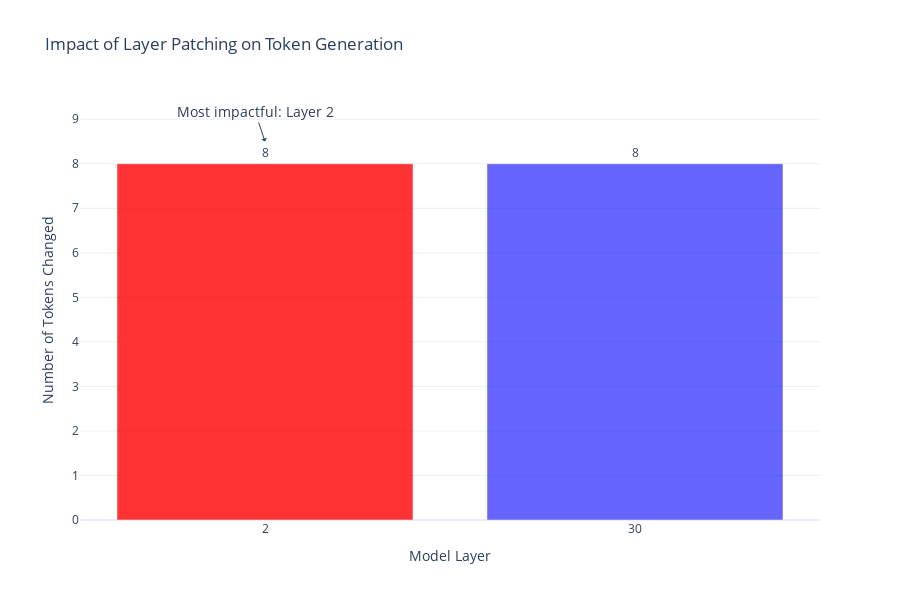
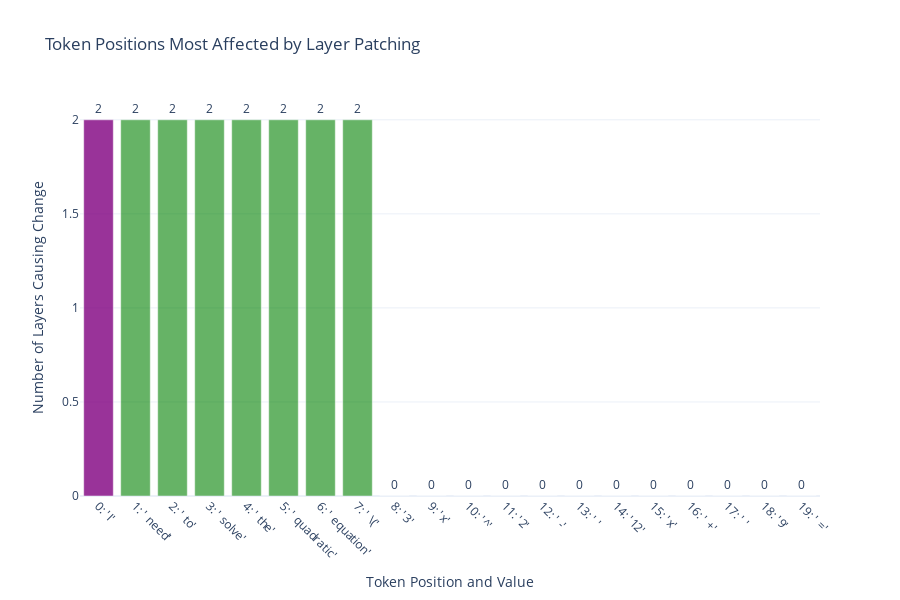
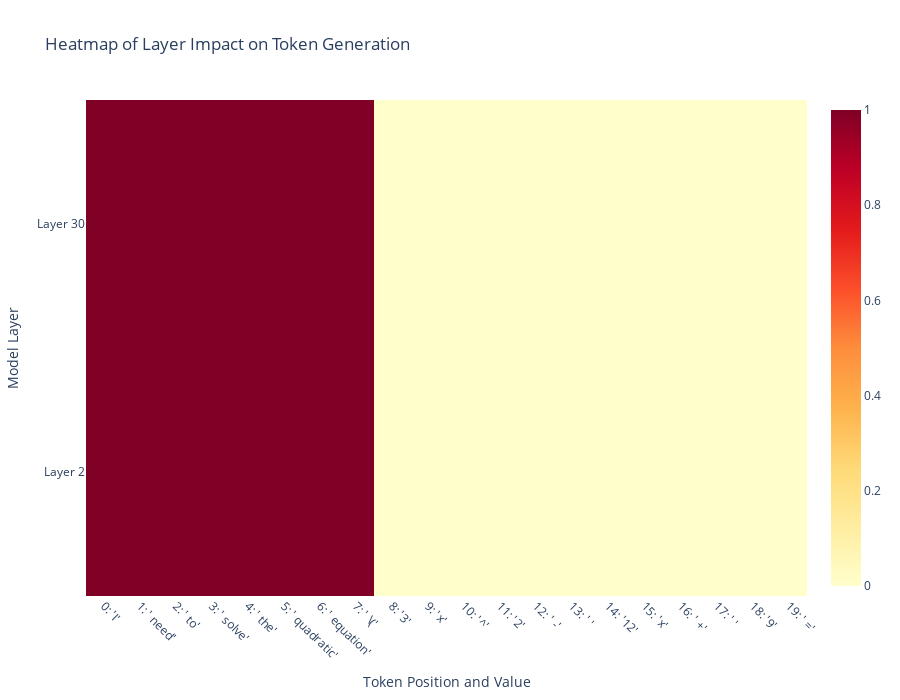

These figures' notebook cell, in order:
### Code cell
results = example_patching_analysis(model, tokenizer)

### Figure 1 — Plotly figure (JSON) as saved in the notebook; plotly's stock layout.template omitted (floating-point values rounded to 4 significant figures)
{"data": [{"hovertemplate": "Layer %{x}<br>Changed %{y} tokens<extra></extra>", "marker": {"color": ["rgba(255, 0, 0, 0.8)", "rgba(0, 0, 255, 0.6)"]}, "text": ["8", "8"], "textposition": "outside", "type": "bar", "x": [2, 30], "y": [8, 8]}], "layout": {"annotations": [{"arrowhead": 1, "font": {"size": 14}, "showarrow": true, "text": "Most impactful: Layer 2", "x": 2, "y": 8.5}], "height": 600, "hoverlabel": {"bgcolor": "white", "font": {"size": 12}}, "title": {"text": "Impact of Layer Patching on Token Generation"}, "xaxis": {"tickmode": "array", "tickvals": [2, 30], "title": {"text": "Model Layer"}}, "yaxis": {"title": {"text": "Number of Tokens Changed"}}}}

### Figure 2 — Plotly figure (JSON) as saved in the notebook; plotly's stock layout.template omitted (floating-point values rounded to 4 significant figures)
{"data": [{"hovertemplate": "%{hovertext}<br>Changed by %{y} layers<extra></extra>", "hovertext": ["Position: 0<br>Token: 'I'<br>Context:  equation: 3x^2 - 12x + 9 = 0<｜Assistant｜><think>\n...", "Position: 1<br>Token: ' need'<br>Context: equation: 3x^2 - 12x + 9 = 0<｜Assistant｜><think>\nI...", "Position: 2<br>Token: ' to'<br>Context: ion: 3x^2 - 12x + 9 = 0<｜Assistant｜><think>\nI need...", "Position: 3<br>Token: ' solve'<br>Context: : 3x^2 - 12x + 9 = 0<｜Assistant｜><think>\nI need to...", "Position: 4<br>Token: ' the'<br>Context:  - 12x + 9 = 0<｜Assistant｜><think>\nI need to solve...", "Position: 5<br>Token: ' quadratic'<br>Context: 2x + 9 = 0<｜Assistant｜><think>\nI need to solve the...", "Position: 6<br>Token: ' equation'<br>Context: <｜Assistant｜><think>\nI need to solve the quadratic...", "Position: 7<br>Token: ' \\('<br>Context: nt｜><think>\nI need to solve the quadratic equation...", "Position: 8<br>Token: '3'<br>Context: ><think>\nI need to solve the quadratic equation \\(...", "Position: 9<br>Token: 'x'<br>Context: <think>\nI need to solve the quadratic equation \\(3...", "Position: 10<br>Token: '^'<br>Context: think>\nI need to solve the quadratic equation \\(3x...", "Position: 11<br>Token: '2'<br>Context: hink>\nI need to solve the quadratic equation \\(3x^...", "Position: 12<br>Token: ' -'<br>Context: ink>\nI need to solve the quadratic equation \\(3x^2...", "Position: 13<br>Token: ' '<br>Context: k>\nI need to solve the quadratic equation \\(3x^2 -...", "Position: 14<br>Token: '12'<br>Context: >\nI need to solve the quadratic equation \\(3x^2 - ...", "Position: 15<br>Token: 'x'<br>Context: I need to solve the quadratic equation \\(3x^2 - 12...", "Position: 16<br>Token: ' +'<br>Context:  need to solve the quadratic equation \\(3x^2 - 12x...", "Position: 17<br>Token: ' '<br>Context: eed to solve the quadratic equation \\(3x^2 - 12x +...", "Position: 18<br>Token: '9'<br>Context: ed to solve the quadratic equation \\(3x^2 - 12x + ...", "Position: 19<br>Token: ' ='<br>Context: d to solve the quadratic equation \\(3x^2 - 12x + 9..."], "marker": {"color": ["rgba(128, 0, 128, 0.8)", "rgba(0, 128, 0, 0.6)", "rgba(0, 128, 0, 0.6)", "rgba(0, 128, 0, 0.6)", "rgba(0, 128, 0, 0.6)", "rgba(0, 128, 0, 0.6)", "rgba(0, 128, 0, 0.6)", "rgba(0, 128, 0, 0.6)", "rgba(0, 128, 0, 0.6)", "rgba(0, 128, 0, 0.6)", "rgba(0, 128, 0, 0.6)", "rgba(0, 128, 0, 0.6)", "rgba(0, 128, 0, 0.6)", "rgba(0, 128, 0, 0.6)", "rgba(0, 128, 0, 0.6)", "rgba(0, 128, 0, 0.6)", "rgba(0, 128, 0, 0.6)", "rgba(0, 128, 0, 0.6)", "rgba(0, 128, 0, 0.6)", "rgba(0, 128, 0, 0.6)"]}, "text": ["2", "2", "2", "2", "2", "2", "2", "2", "0", "0", "0", "0", "0", "0", "0", "0", "0", "0", "0", "0"], "textposition": "outside", "type": "bar", "x": ["0: 'I'", "1: ' need'", "2: ' to'", "3: ' solve'", "4: ' the'", "5: ' quadratic'", "6: ' equation'", "7: ' \\('", "8: '3'", "9: 'x'", "10: '^'", "11: '2'", "12: ' -'", "13: ' '", "14: '12'", "15: 'x'", "16: ' +'", "17: ' '", "18: '9'", "19: ' ='"], "y": [2, 2, 2, 2, 2, 2, 2, 2, 0, 0, 0, 0, 0, 0, 0, 0, 0, 0, 0, 0]}], "layout": {"height": 600, "hoverlabel": {"bgcolor": "white", "font": {"size": 12}}, "title": {"text": "Token Positions Most Affected by Layer Patching"}, "xaxis": {"tickangle": 45, "title": {"text": "Token Position and Value"}}, "yaxis": {"title": {"text": "Number of Layers Causing Change"}}}}

### Figure 3 — Plotly figure (JSON) as saved in the notebook; plotly's stock layout.template omitted (floating-point values rounded to 4 significant figures)
{"data": [{"colorscale": [[0, "rgb(255,255,204)"], [0.125, "rgb(255,237,160)"], [0.25, "rgb(254,217,118)"], [0.375, "rgb(254,178,76)"], [0.5, "rgb(253,141,60)"], [0.625, "rgb(252,78,42)"], [0.75, "rgb(227,26,28)"], [0.875, "rgb(189,0,38)"], [1, "rgb(128,0,38)"]], "customdata": [["Position: 0<br>Token: 'I'<br>Context: ... equation: 3x^2 - 12x + 9 = 0<｜Assistant｜><think>\n", "Position: 1<br>Token: ' need'<br>Context: ...equation: 3x^2 - 12x + 9 = 0<｜Assistant｜><think>\nI", "Position: 2<br>Token: ' to'<br>Context: ...ion: 3x^2 - 12x + 9 = 0<｜Assistant｜><think>\nI need", "Position: 3<br>Token: ' solve'<br>Context: ...: 3x^2 - 12x + 9 = 0<｜Assistant｜><think>\nI need to", "Position: 4<br>Token: ' the'<br>Context: ... - 12x + 9 = 0<｜Assistant｜><think>\nI need to solve", "Position: 5<br>Token: ' quadratic'<br>Context: ...2x + 9 = 0<｜Assistant｜><think>\nI need to solve the", "Position: 6<br>Token: ' equation'<br>Context: ...<｜Assistant｜><think>\nI need to solve the quadratic", "Position: 7<br>Token: ' \\('<br>Context: ...nt｜><think>\nI need to solve the quadratic equation", "Position: 8<br>Token: '3'<br>Context: ...><think>\nI need to solve the quadratic equation \\(", "Position: 9<br>Token: 'x'<br>Context: ...<think>\nI need to solve the quadratic equation \\(3", "Position: 10<br>Token: '^'<br>Context: ...think>\nI need to solve the quadratic equation \\(3x", "Position: 11<br>Token: '2'<br>Context: ...hink>\nI need to solve the quadratic equation \\(3x^", "Position: 12<br>Token: ' -'<br>Context: ...ink>\nI need to solve the quadratic equation \\(3x^2", "Position: 13<br>Token: ' '<br>Context: ...k>\nI need to solve the quadratic equation \\(3x^2 -", "Position: 14<br>Token: '12'<br>Context: ...>\nI need to solve the quadratic equation \\(3x^2 - ", "Position: 15<br>Token: 'x'<br>Context: ...I need to solve the quadratic equation \\(3x^2 - 12", "Position: 16<br>Token: ' +'<br>Context: ... need to solve the quadratic equation \\(3x^2 - 12x", "Position: 17<br>Token: ' '<br>Context: ...eed to solve the quadratic equation \\(3x^2 - 12x +", "Position: 18<br>Token: '9'<br>Context: ...ed to solve the quadratic equation \\(3x^2 - 12x + ", "Position: 19<br>Token: ' ='<br>Context: ...d to solve the quadratic equation \\(3x^2 - 12x + 9"], ["Position: 0<br>Token: 'I'<br>Context: ... equation: 3x^2 - 12x + 9 = 0<｜Assistant｜><think>\n", "Position: 1<br>Token: ' need'<br>Context: ...equation: 3x^2 - 12x + 9 = 0<｜Assistant｜><think>\nI", "Position: 2<br>Token: ' to'<br>Context: ...ion: 3x^2 - 12x + 9 = 0<｜Assistant｜><think>\nI need", "Position: 3<br>Token: ' solve'<br>Context: ...: 3x^2 - 12x + 9 = 0<｜Assistant｜><think>\nI need to", "Position: 4<br>Token: ' the'<br>Context: ... - 12x + 9 = 0<｜Assistant｜><think>\nI need to solve", "Position: 5<br>Token: ' quadratic'<br>Context: ...2x + 9 = 0<｜Assistant｜><think>\nI need to solve the", "Position: 6<br>Token: ' equation'<br>Context: ...<｜Assistant｜><think>\nI need to solve the quadratic", "Position: 7<br>Token: ' \\('<br>Context: ...nt｜><think>\nI need to solve the quadratic equation", "Position: 8<br>Token: '3'<br>Context: ...><think>\nI need to solve the quadratic equation \\(", "Position: 9<br>Token: 'x'<br>Context: ...<think>\nI need to solve the quadratic equation \\(3", "Position: 10<br>Token: '^'<br>Context: ...think>\nI need to solve the quadratic equation \\(3x", "Position: 11<br>Token: '2'<br>Context: ...hink>\nI need to solve the quadratic equation \\(3x^", "Position: 12<br>Token: ' -'<br>Context: ...ink>\nI need to solve the quadratic equation \\(3x^2", "Position: 13<br>Token: ' '<br>Context: ...k>\nI need to solve the quadratic equation \\(3x^2 -", "Position: 14<br>Token: '12'<br>Context: ...>\nI need to solve the quadratic equation \\(3x^2 - ", "Position: 15<br>Token: 'x'<br>Context: ...I need to solve the quadratic equation \\(3x^2 - 12", "Position: 16<br>Token: ' +'<br>Context: ... need to solve the quadratic equation \\(3x^2 - 12x", "Position: 17<br>Token: ' '<br>Context: ...eed to solve the quadratic equation \\(3x^2 - 12x +", "Position: 18<br>Token: '9'<br>Context: ...ed to solve the quadratic equation \\(3x^2 - 12x + ", "Position: 19<br>Token: ' ='<br>Context: ...d to solve the quadratic equation \\(3x^2 - 12x + 9"]], "hoverongaps": false, "hovertemplate": "%{y}<br>%{customdata}<extra></extra>", "showscale": true, "type": "heatmap", "x": ["0: 'I'", "1: ' need'", "2: ' to'", "3: ' solve'", "4: ' the'", "5: ' quadratic'", "6: ' equation'", "7: ' \\('", "8: '3'", "9: 'x'", "10: '^'", "11: '2'", "12: ' -'", "13: ' '", "14: '12'", "15: 'x'", "16: ' +'", "17: ' '", "18: '9'", "19: ' ='"], "y": ["Layer 2", "Layer 30"], "z": [[1, 1, 1, 1, 1, 1, 1, 1, 0, 0, 0, 0, 0, 0, 0, 0, 0, 0, 0, 0], [1, 1, 1, 1, 1, 1, 1, 1, 0, 0, 0, 0, 0, 0, 0, 0, 0, 0, 0, 0]]}], "layout": {"height": 700, "hoverlabel": {"bgcolor": "white", "font": {"size": 12}}, "title": {"text": "Heatmap of Layer Impact on Token Generation"}, "width": 900, "xaxis": {"showgrid": false, "tickangle": 45, "title": {"text": "Token Position and Value"}}, "yaxis": {"showgrid": false, "title": {"text": "Model Layer"}}}}
